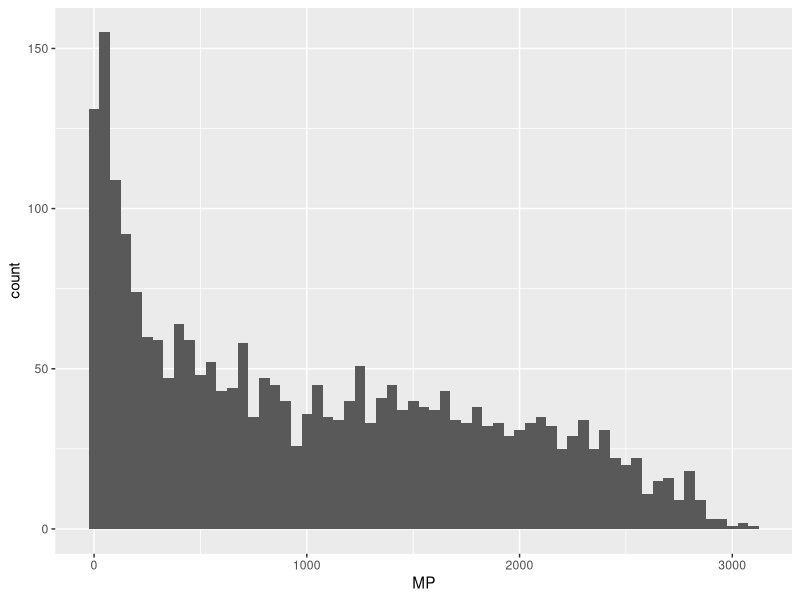
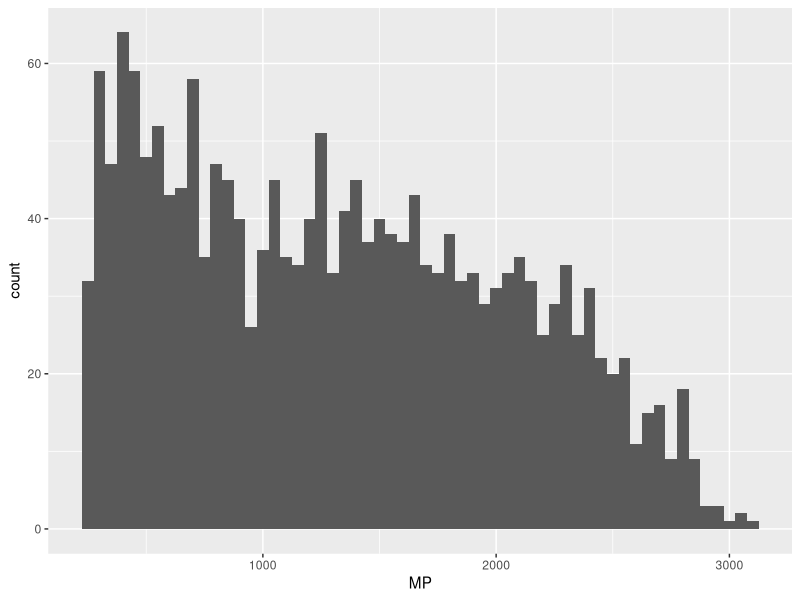
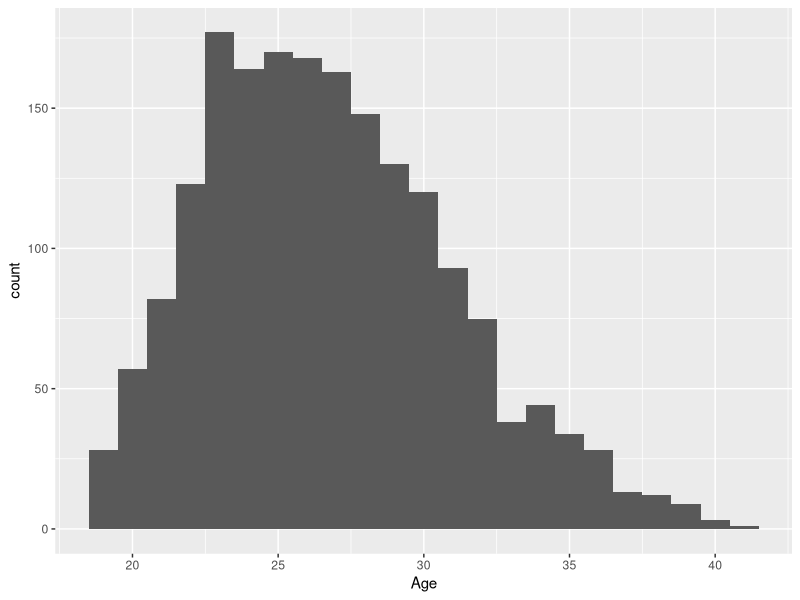
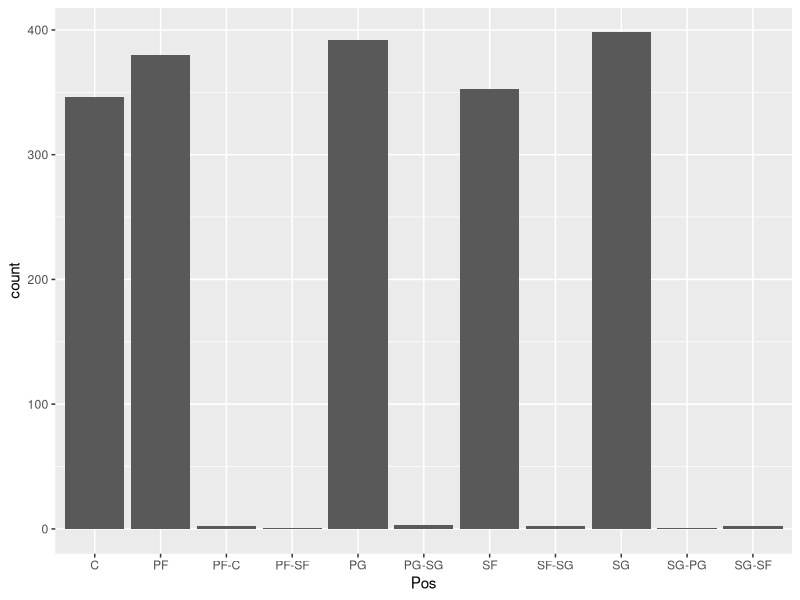
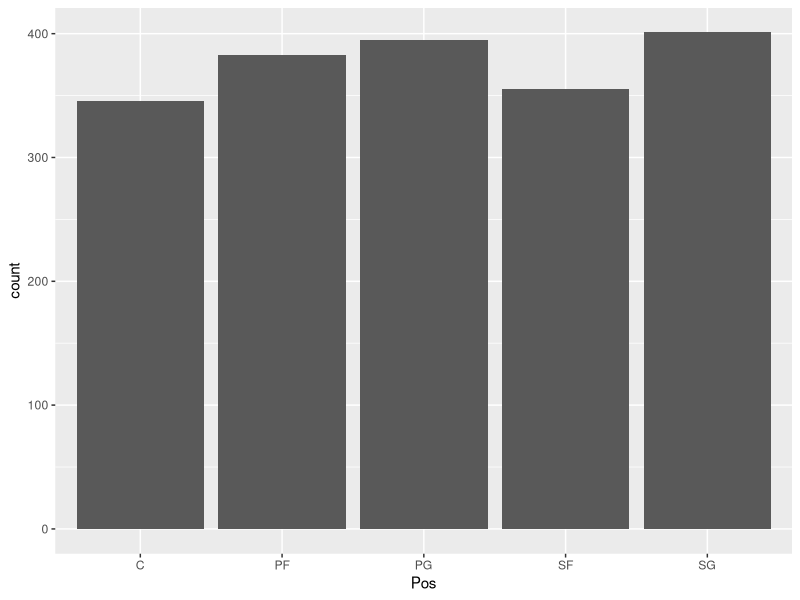
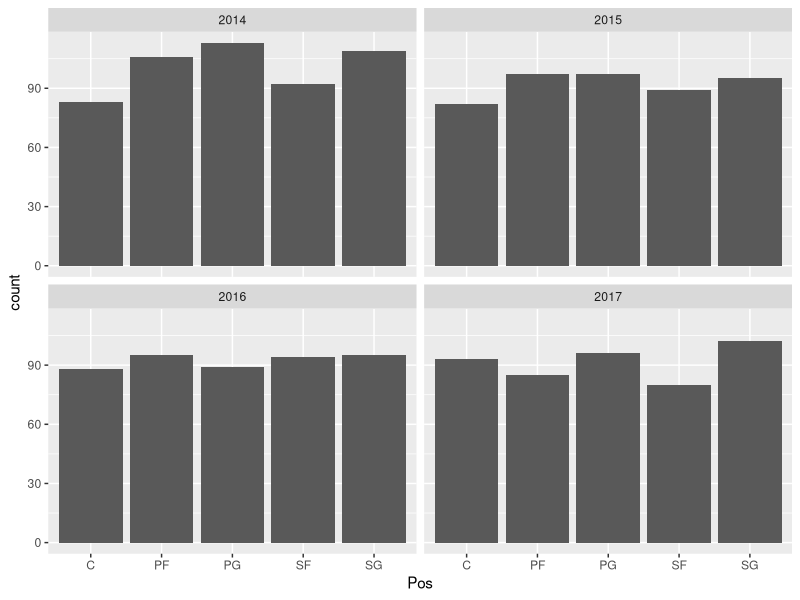
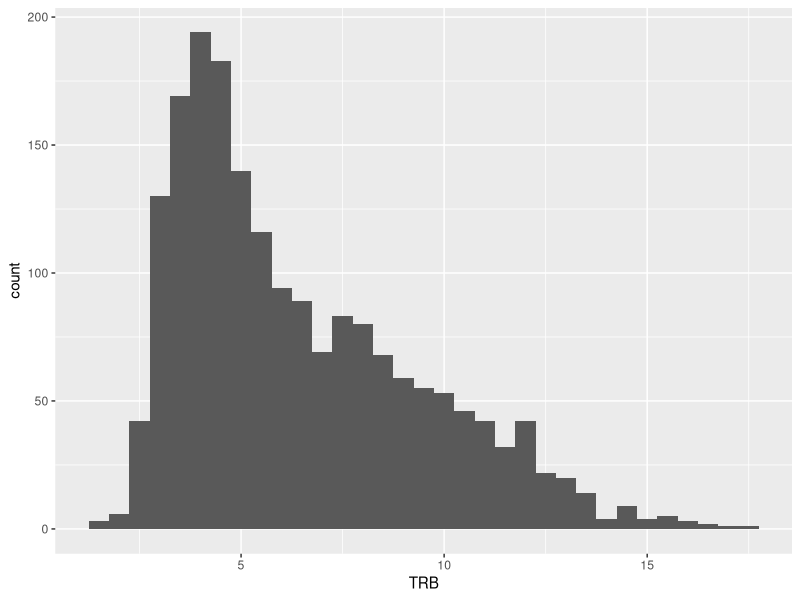
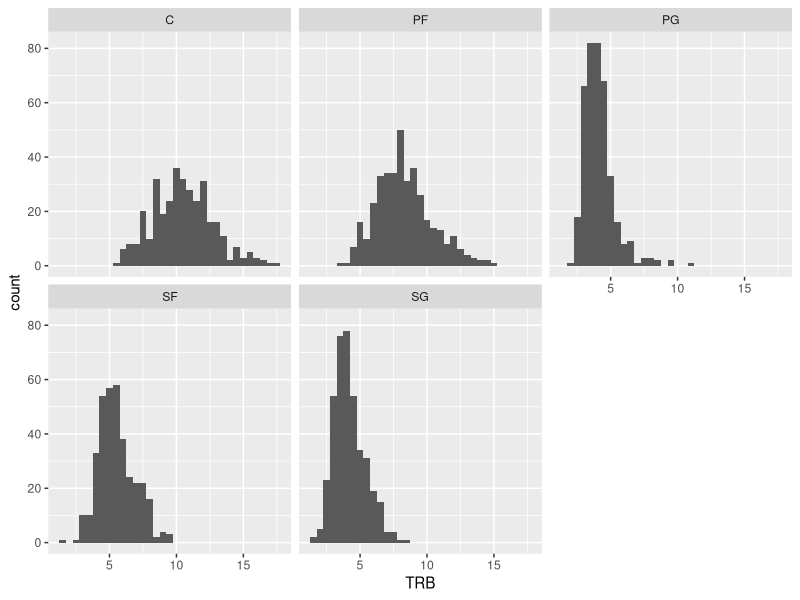

Write R code to recreate these figures, in order.
## ---- chunk 1
# Load all of the packages that you end up using in your analysis in this code
# chunk.

# Notice that the parameter "echo" was set to FALSE for this code chunk. This
# prevents the code from displaying in the knitted HTML output. You should set
# echo=FALSE for all code chunks in your file, unless it makes sense for your
# report to show the code that generated a particular plot.

# The other parameters for "message" and "warning" should also be set to FALSE
# for other code chunks once you have verified that each plot comes out as you
# want it to. This will clean up the flow of your report.

library(ggplot2)
library(plyr)
library(GGally)
## ---- chunk 2
# Load the Data
nba <- read.csv('nba_2014_2017.csv')
## ---- chunk 3
str(nba)
## ---- chunk 4
summary (nba)
## ---- chunk 5
ggplot(data = nba, aes(x= MP)) +
  geom_histogram(binwidth = 50)
## ---- chunk 6
nba$Season <- factor(nba$Season)
nba$Pos <- factor(nba$Pos)
nba <- subset(nba, MP >= 250)
ggplot(data = nba, aes(x= MP)) +
  geom_histogram(binwidth = 50)
summary(nba$MP)
## ---- chunk 7
ggplot(data = nba, aes(x = Age)) +
  geom_histogram(binwidth = 1)
## ---- chunk 8
ggplot(data = nba, aes(x= Pos)) +
  geom_bar()
## ---- chunk 9
nba$Pos <- substr(nba$Pos,1,2)
ggplot(data = nba, aes(x= Pos)) +
  geom_bar()
## ---- chunk 10
ggplot(data = nba, aes(x= Pos)) +
  geom_bar() +
  facet_wrap(~Season)
## ---- chunk 11
ggplot(data = nba, aes(x= TRB)) +
  geom_histogram(binwidth = 0.5)
## ---- chunk 12
ggplot(data = nba, aes(x= TRB)) +
  geom_histogram(binwidth = 0.5) +
  facet_wrap(~Pos)
## ---- chunk 13
ggplot(data = nba, aes(x= PTS)) +
  geom_histogram(binwidth = 0.5) +
  facet_wrap(~Pos)
## ---- chunk 14
ggplot(data = nba, aes(x= X2P_PERC)) +
  geom_histogram(binwidth = 0.02) +
  facet_wrap(~Pos)
ggplot(data = nba, aes(x= X3P_PERC)) +
  geom_histogram(binwidth = 0.02) +
  facet_wrap(~Pos)
ggplot(data = nba, aes(x= TS.)) +
  geom_histogram(binwidth = 0.02) +
  facet_wrap(~Pos)
## ---- chunk 15
ggplot(data = subset(nba, X3PA >= 0.5), aes(x= X3P_PERC)) +
  geom_histogram(binwidth = 0.02) +
  facet_wrap(~Pos)
## ---- chunk 16
ggplot(data = nba, aes(x= TS.)) +
  geom_histogram(binwidth = 0.02) +
  facet_wrap(~Season)
## ---- chunk 17
ggplot(data = subset(nba, X3PA != 0), aes(x= X3PA)) +
  geom_histogram(binwidth = 0.5) +
  facet_wrap(~Season)
## ---- chunk 18
ggplot(data = nba, aes(x= USG_PERC)) +
  geom_histogram(binwidth = 1) +
  facet_wrap(~Pos)
## ---- chunk 19
ggplot(data = nba, aes(x= PER)) +
  geom_histogram(binwidth = 1)
ggplot(data = nba, aes(x= PER)) +
  geom_histogram(binwidth = 1) +
  facet_wrap(~Pos)
## ---- chunk 20
ggplot(data = nba, aes(x= WS.48)) +
  geom_histogram(binwidth = 0.01)
ggplot(data = nba, aes(x= WS.48)) +
  geom_histogram(binwidth = 0.02) +
  facet_wrap(~Pos)
## ---- chunk 21
ggplot(data = nba, aes(x= VORP)) +
  geom_histogram(binwidth = 0.3)
ggplot(data = nba, aes(x= VORP)) +
  geom_histogram(binwidth = 0.3) +
  facet_wrap(~Pos)
## ---- chunk 22
ggpairs(nba[,c('Season','Pos','Age','X3P_PERC','X2P_PERC','FT_PERC','TS.','USG_PERC'
               ,'PER','WS.48')])
ggpairs(nba[,c('Season','Pos','Age','TRB','AST', 'TOV','PTS','PF'
               ,'PER','WS.48')])
ggpairs(nba[,c('Season','Pos','Age','TRB_PERC','AST_PERC', 'FTr','X3PAr','BLK_PERC','VORP'
               ,'PER','WS.48')])  
## ---- chunk 23
ggplot(data = subset(nba, X3PA > 0.286), aes(x = X3P_PERC, y = WS.48)) +
  geom_point()
summary(nba$X3P_PERC)
cor.test(subset(nba, X3PA > 0.286)$X3P_PERC,subset(nba, X3PA > 0.286)$WS.48)
## ---- chunk 24
ggplot(data = nba, aes(x = X2P_PERC, y = WS.48)) +
  geom_point()
ggplot(data = nba, aes(x = TS., y = WS.48)) +
  geom_point()
cor.test(nba$X2P_PERC, nba$WS.48)
cor.test(nba$TS., nba$WS.48)
## ---- chunk 25
ggplot(data = nba, aes(x = TS., y = WS.48)) +
  geom_point() +
  geom_smooth(method = 'lm') +
  xlim(c(quantile(nba$TS.,0.01),quantile(nba$TS.,0.99)))
## ---- chunk 26
ggplot(data = nba, aes(x = Season, y = TS., group = 1)) +
  geom_line(stat = 'summary', fun.y = median)
## ---- chunk 27
ggplot(data = nba, aes(x = X2P_PERC, y = TS.)) +
  geom_point() +
  xlim(c(quantile(nba$X2P_PERC,0.01),quantile(nba$X2P_PERC,0.99)))
ggplot(data = subset(nba, X3PA > 0.286), aes(x = X3P_PERC, y = TS.)) +
  geom_point()
## ---- chunk 28
ggplot(data = nba, aes(x = USG_PERC, y = PER)) +
  geom_point()
ggplot(data = nba, aes(x = USG_PERC, y = WS.48)) +
  geom_point()
## ---- chunk 29
ggplot(data = nba, aes(x = TRB, y = WS.48)) +
  geom_point(alpha = 1/3) +
  xlim(c(quantile(nba$TRB,0.01),quantile(nba$TRB,0.99)))
## ---- chunk 30
ggplot(data = nba, aes(x = TRB_PERC, y = WS.48)) +
  geom_point() +
  xlim(c(quantile(nba$TRB_PERC,0.01),quantile(nba$TRB_PERC,0.99)))
## ---- chunk 31
ggplot(data = nba, aes(x = FTr, y = WS.48)) +
  geom_point(alpha = 1/3) +
  xlim(c(quantile(nba$FTr,0.01),quantile(nba$FTr,0.99)))
## ---- chunk 32
ggplot(data = nba, aes(x = VORP, y = WS.48)) +
  geom_point() +
  xlim(c(quantile(nba$VORP,0.01),quantile(nba$VORP,0.98)))
## ---- chunk 33
ggplot(data = nba, aes(x = VORP, y = WS.48)) +
  geom_point(alpha = 1/3) +
  xlim(c(quantile(nba$VORP,0.01),quantile(nba$VORP,0.98))) +
  scale_x_continuous(trans = 'sqrt')
## ---- chunk 34
ggplot(data = nba, aes(x = TS., y = WS.48)) +
  geom_point(aes(color = nba$Pos)) +
  xlim(c(quantile(nba$TS.,0.01),quantile(nba$TS.,0.99))) +
  scale_color_brewer(type = 'div',
                     guide = guide_legend(title = 'Position', reverse = FALSE))
ggplot(data = nba, aes(x = TS., y = WS.48)) +
  geom_point() +
  xlim(c(quantile(nba$TS.,0.01),quantile(nba$TS.,0.99))) +
  facet_wrap(~Pos)
require(plyr)
func <- function(nba)
{
return(data.frame(COR = cor(nba$TS., nba$WS.48)))
}
ddply(nba, .(Pos), func)
## ---- chunk 35
ggplot(data = nba, aes(x = TS., y = PER)) +
  geom_point(aes(color = nba$Pos)) +
  xlim(c(quantile(nba$TS.,0.01),quantile(nba$TS.,0.99))) +
  scale_color_brewer(type = 'div',
                     guide = guide_legend(title = 'Position', reverse = FALSE))
ggplot(data = nba, aes(x = TS., y = PER)) +
  geom_point() +
  xlim(c(quantile(nba$TS.,0.01),quantile(nba$TS.,0.99))) +
  facet_wrap(~Pos)
require(plyr)
func <- function(nba)
{
return(data.frame(COR = cor(nba$TS., nba$PER)))
}
ddply(nba, .(Pos), func)
## ---- chunk 36
ggplot(data = nba, aes(x = TS., y = WS.48)) +
  geom_point(aes(color = nba$Season)) +
  xlim(c(quantile(nba$TS.,0.01),quantile(nba$TS.,0.99))) +
  scale_color_brewer(type = 'div',
                     guide = guide_legend(title = 'Season', reverse = FALSE))
ggplot(data = nba, aes(x = TS., y = PER)) +
  geom_point(aes(color = nba$Season)) +
  xlim(c(quantile(nba$TS.,0.01),quantile(nba$TS.,0.99))) +
  scale_color_brewer(type = 'div',
                     guide = guide_legend(title = 'Season', reverse = FALSE))
## ---- chunk 37
ggplot(data = nba, aes(x = USG_PERC, y = PER)) +
  geom_point(aes(color = nba$Pos)) +
  xlim(c(quantile(nba$USG_PERC,0.01),quantile(nba$USG_PERC,0.99))) +
  scale_color_brewer(type = 'div',
                     guide = guide_legend(title = 'Position', reverse = FALSE))
ggplot(data = nba, aes(x = USG_PERC, y = PER)) +
  geom_point() +
  xlim(c(quantile(nba$USG_PERC,0.01),quantile(nba$USG_PERC,0.99))) +
  facet_wrap(~Pos)
require(plyr)
func <- function(nba)
{
return(data.frame(COR = cor(nba$USG_PERC, nba$PER)))
}
ddply(nba, .(Pos), func)
## ---- chunk 38
ggplot(data = nba, aes(x = USG_PERC, y = WS.48)) +
  geom_point() +
  xlim(c(quantile(nba$USG_PERC,0.01),quantile(nba$USG_PERC,0.99))) +
  facet_wrap(~Pos)
require(plyr)
func <- function(nba)
{
return(data.frame(COR = cor(nba$USG_PERC, nba$WS.48)))
}
ddply(nba, .(Pos), func)
## ---- chunk 39
ggplot(data = nba, aes(x = TRB, y = WS.48)) +
  geom_point(aes(color = nba$Pos)) +
  xlim(c(quantile(nba$TRB,0.01),quantile(nba$TRB,0.99))) +
  scale_color_brewer(type = 'div',
                     guide = guide_legend(title = 'Position', reverse = FALSE))
ggplot(data = nba, aes(x = TRB, y = WS.48)) +
  geom_point() +
  xlim(c(quantile(nba$TRB,0.01),quantile(nba$TRB,0.99))) +
  facet_wrap(~Pos)
require(plyr)
func <- function(nba)
{
return(data.frame(COR = cor(nba$TRB, nba$WS.48)))
}
ddply(nba, .(Pos), func)
## ---- chunk 40
ggplot(data = nba, aes(x = TRB, y = PER)) +
  geom_point(aes(color = nba$Pos)) +
  xlim(c(quantile(nba$TRB,0.01),quantile(nba$TRB,0.99))) +
  scale_color_brewer(type = 'div',
                     guide = guide_legend(title = 'Position', reverse = FALSE))
ggplot(data = nba, aes(x = TRB, y = PER)) +
  geom_point() +
  xlim(c(quantile(nba$TRB,0.01),quantile(nba$TRB,0.99))) +
  facet_wrap(~Pos)
require(plyr)
func <- function(nba)
{
return(data.frame(COR = cor(nba$TRB, nba$PER)))
}
ddply(nba, .(Pos), func)
## ---- chunk 41
ggplot(data = nba, aes(x = FTr, y = WS.48)) +
  geom_point(aes(color = nba$Pos)) +
  xlim(c(quantile(nba$FTr,0.01),quantile(nba$FTr,0.99))) +
  scale_color_brewer(type = 'div',
                     guide = guide_legend(title = 'Position', reverse = FALSE))
ggplot(data = nba, aes(x = FTr, y = WS.48)) +
  geom_point() +
  xlim(c(quantile(nba$FTr,0.01),quantile(nba$FTr,0.99))) +
  facet_wrap(~Pos)
require(plyr)
func <- function(nba)
{
return(data.frame(COR = cor(nba$FTr, nba$WS.48)))
}
ddply(nba, .(Pos), func)
## ---- chunk 42
ggplot(data = nba, aes(x = FTr, y = PER)) +
  geom_point(aes(color = nba$Pos)) +
  xlim(c(quantile(nba$FTr,0.01),quantile(nba$FTr,0.99))) +
  scale_color_brewer(type = 'div',
                     guide = guide_legend(title = 'Position', reverse = FALSE))
ggplot(data = nba, aes(x = FTr, y = PER)) +
  geom_point() +
  xlim(c(quantile(nba$FTr,0.01),quantile(nba$FTr,0.99))) +
  facet_wrap(~Pos)
require(plyr)
func <- function(nba)
{
return(data.frame(COR = cor(nba$FTr, nba$PER)))
}
ddply(nba, .(Pos), func)
## ---- chunk 43
ggplot(data = nba, aes(x = VORP, y = WS.48)) +
  geom_point(aes(color = nba$Pos)) +
  xlim(c(quantile(nba$VORP,0.01),quantile(nba$VORP,0.98))) +
  scale_x_continuous(trans = 'sqrt') +
  scale_color_brewer(type = 'div',
                     guide = guide_legend(title = 'Position', reverse = FALSE))
ggplot(data = nba, aes(x = VORP, y = WS.48)) +
  geom_point() +
  xlim(c(quantile(nba$VORP,0.01),quantile(nba$VORP,0.98))) +
  facet_wrap(~Pos)
require(plyr)
func <- function(nba)
{
return(data.frame(COR = cor(nba$VORP, nba$WS.48)))
}
ddply(nba, .(Pos), func)
## ---- chunk 44
ggplot(data = nba, aes(x = VORP, y = PER)) +
  geom_point(aes(color = nba$Pos)) +
  xlim(c(quantile(nba$VORP,0.01),quantile(nba$VORP,0.98))) +
  scale_x_continuous(trans = 'sqrt') +
  scale_color_brewer(type = 'div',
                     guide = guide_legend(title = 'Position', reverse = FALSE))
ggplot(data = nba, aes(x = VORP, y = PER)) +
  geom_point() +
  xlim(c(quantile(nba$VORP,0.01),quantile(nba$VORP,0.98))) +
  facet_wrap(~Pos)
require(plyr)
func <- function(nba)
{
return(data.frame(COR = cor(nba$VORP, nba$PER)))
}
ddply(nba, .(Pos), func)
## ---- chunk 45
ggplot(data = nba, aes(x = USG_PERC, y = PER)) +
  geom_point(aes(color = nba$Pos)) +
  xlim(c(quantile(nba$USG_PERC,0.01),quantile(nba$USG_PERC,0.99))) +
  scale_colour_brewer(type = 'div',
                     guide = guide_legend(title = 'Position', reverse = FALSE)) +
  theme(panel.background = element_rect(fill = 'black')) +
  ggtitle(label =  'PER against Usage Rate by Position')
## ---- chunk 46
ggplot(data = nba, aes(x = TS., y = WS.48)) +
  geom_point() +
  geom_smooth(method = 'lm') +
  xlim(c(quantile(nba$TS.,0.01),quantile(nba$TS.,0.99))) +
  ggtitle(label = 'Win Shares (Per 48 mins) against True Shooting(%)')
ggplot(data = nba, aes(x = Season, y = TS., group = 1)) +
  geom_line(stat = 'summary', fun.y = median) +
  ggtitle(label = 'Median True Shooting(%) by Season')
## ---- chunk 47
ggplot(data = nba, aes(x = VORP, y = WS.48)) +
  geom_point(aes(color = nba$Pos)) +
  xlim(c(quantile(nba$VORP,0.01),quantile(nba$VORP,0.98))) +
  scale_x_continuous(trans = 'sqrt') +
  scale_color_brewer(type = 'div',
                     guide = guide_legend(title = 'Position', reverse = FALSE)) +
  theme(panel.background = element_rect(fill = 'black')) +
  ggtitle(label =  'Win Shares (Per 48 mins) against VORP by Position')
